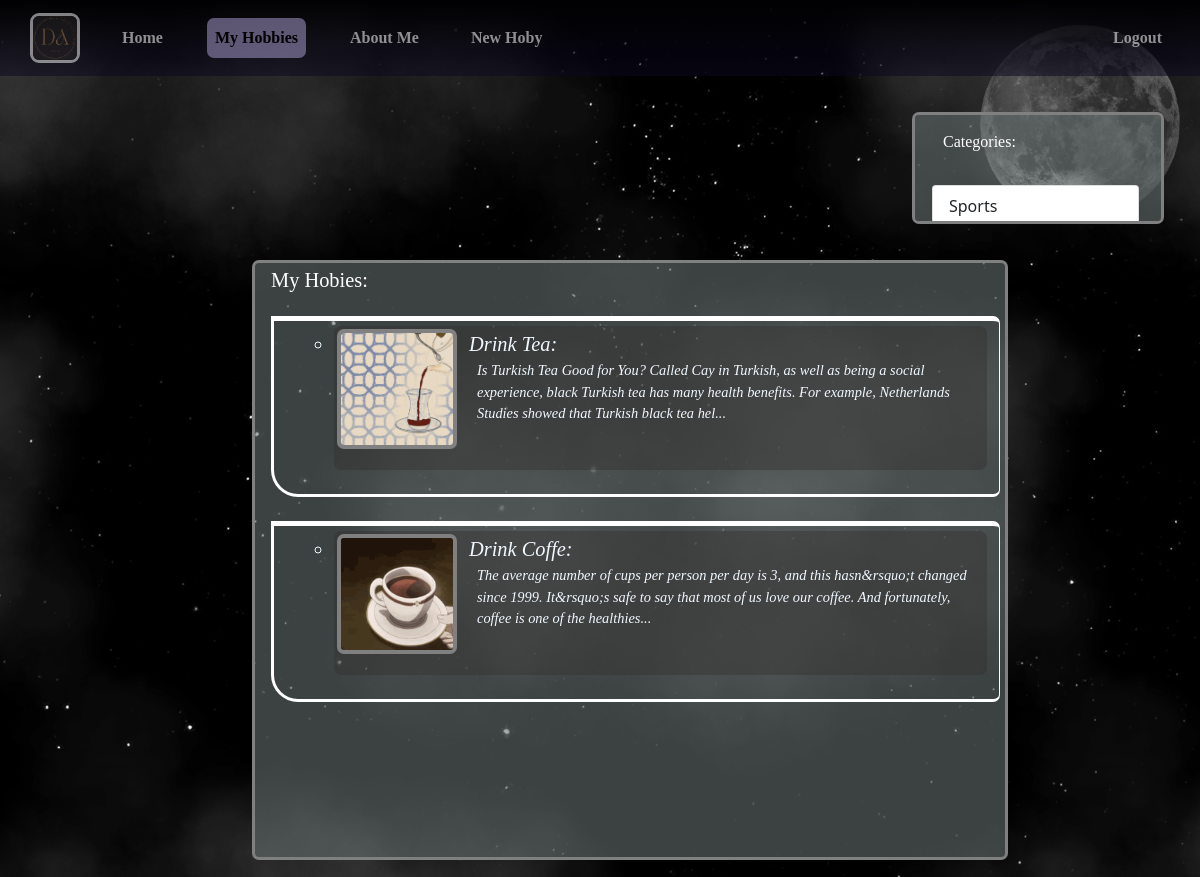
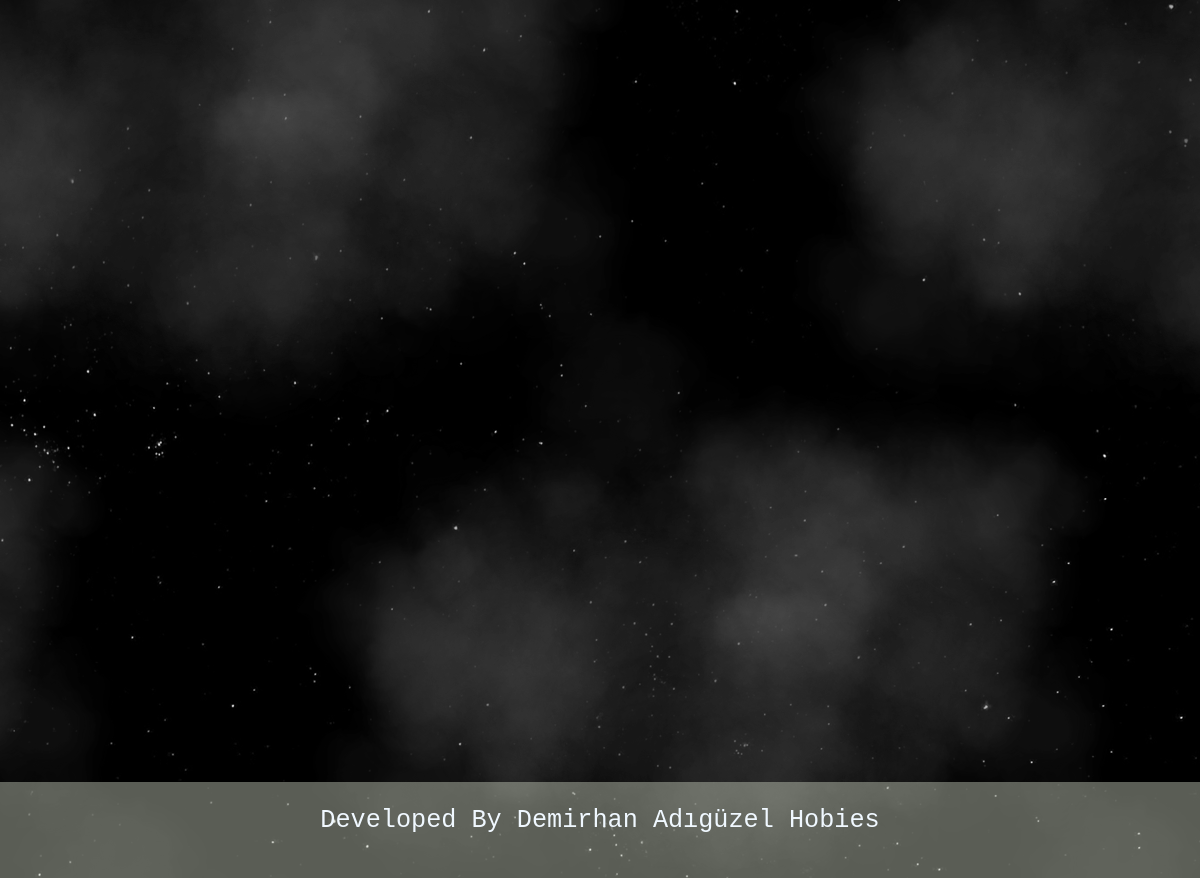
The page /category/drinks (signed in) on the database its author committed (2 pictures, top to bottom).
### blog/models.py (models this page shows, shortened)
class Categories(models.Model):
    name = models.CharField(max_length=255)
    yol= models.SlugField(null=False,blank=True, unique=True,db_index=True,editable=False)

class Hobies(models.Model):
    title = models.CharField(max_length=255)
    image = models.ImageField(upload_to="blog_images")
    description = RichTextField()
    is_showed=models.BooleanField(default=False)
    yol=models.SlugField(null=False,blank=True, unique=True,db_index=True,editable=False)
    kategori=models.ForeignKey(Categories,default=1,on_delete=models.CASCADE)

### blog/views.py (the view)
# urls.py: path("category/<slug:yol>", views.hobies_by_categories,name="hobies_by_categories"),
def hobies_by_categories(request ,yol):
    if not request.user.is_authenticated:
        return redirect("logout")
    context={
        "kullanilacakveriler":Hobies.objects.filter(is_showed=True,kategori__yol=yol),#kategori__yol models.py dosyasında hobieste belirttiğimiz kategori alanı ve __  başka bir alana geçtiğimiz bilgisini verir yol ise Categories Sınıfının nesnesidir.
        "kategoriler":Categories.objects.all(),
        "selected_kategori":yol,
        "active_page":"hobies",
    }
    return render(request,"blog/hobies.html",context)

### blog/templates/blog/hobies.html (shortened to what this page needs)
        {% extends "Base.html" %}
        {% load static %}
        {% block content %}
        <div class="kategoriler" id="information_scroll" style="background-color: rgba(104, 114, 114, 0.58); border:3px solid grey;">
            <h6 id="my_hobies" style="width:100%; margin-left:1rem;margin-top: 0.3rem; ">Categories:</h6>
            {% include "blog/bilesenler/_kategoriler.html" %}
        </div>
        <div class="information" id="information_scroll" style="background-color: rgba(104, 114, 114, 0.58); border:3px solid grey;">
            <h5 id="my_hobies" style="font-size:1.7vw; width:100%; margin-left:1rem;margin-top: 0.3rem; ">My Hobies:</h5>
            <ul id="hobies" style="padding-left: 1rem; padding-right: 0.3rem;">
                {% if kullanilacakveriler|length > 0 %}
                    {% for item in kullanilacakveriler %}
                            {% include "blog/bilesenler/_liste.html" %}
                    {% endfor %}
                {% endif %}
            </ul>
        </div>
        {% endblock content %}

### blog/templates/blog/bilesenler/_kategoriler.html
<div class="list-group" >
    {% for j in kategoriler %}
        {% if j.yol == selected_kategori %}
        <a class="list-group-item list-group-item-action active kategori_grubu" href="{% url "hobies_by_categories" j.yol %}">{{j.name|title}} </a>
        {% else %}
        <a class="list-group-item list-group-item-action kategori_grubu" href="{% url "hobies_by_categories" j.yol %}">{{j.name|title}} </a>
        {% endif %}
    {% endfor %}
</div>

### blog/templates/blog/bilesenler/_liste.html (shortened to what this page needs)
{% load static %}
{% if active_page == "hobies" %}
<div class="list_scroll" id="{{item.yol}}-{{item.id}}">
    <li class="hobies">
        <u style="margin-left:1vw;">
            {{item.title}}:
        </u>
        <a href="{% url "hoby_detail" item.yol item.id %}" >
        <img class="hobies_photos" src="{{item.image.url}}" alt="{{item.title}}">
        </a>
        <ul style="font-size:1.2vw; margin-left:9vw; list-style-type:none;margin-bottom:2vh;">
            <li>{{item.description|striptags|slice:"0:200"}}...</li>
        </ul>
    </li>
</div>
{% endif %}

### static/css/style.css (style rules this page uses)
body { width: 100vw; overflow-y: scroll; overflow-x: hidden; }
.list_scroll { border-top: 5px solid white; border-right: 1px solid white; border-bottom: 3px solid white; border-left: 3px solid white; border-top-right-radius: 7px; border-top-left-radius: -27px; border-bottom-right-radius: 7px; border-bottom-left-radius: 27px; height:auto; width: 100%; margin-bottom: 3vh; display: inline-block; padding-top: 5px; }
#hobies { list-style-type: circle; color:aliceblue; font-size: 1.7vw; font-style: italic; font-family: "papyrus",fantasy; }
u { text-decoration: none; }
.hobies { height: auto; width: 90%; background-color: rgba(51, 48, 48, 0.406); margin-bottom: 3vh; margin-right:10vw; margin-left: 5vw; min-height: 12vw; border-radius: 7px; padding:3px 3px 3px 3px; }
#my_hobies { font: optional; color: white; font-family:'Times New Roman', Times, serif; margin-bottom: 3vh; }
@media (min-width:221px) { .information { width: 63vw; margin-top: 27vh; margin-left:21vw; margin-right:21vw; z-index: 4; } }
@media (min-width:333px) { .information { width: 63vw; margin-top: 21vh; margin-left:21vw; margin-right:21vw; z-index: 4; } }
@media (min-width:400px) { .information { margin-top: 27vh; margin-left:23%; margin-right:23%; z-index: 4; } }
@media (min-width:571px) { .information { width:63vw; margin-top: 27vh; margin-left:21vw; margin-right:21vw; z-index: 4; } }
@media (min-width:721px) { .information { width:63vw; margin-top: 27vh; margin-left:21vw; margin-right:21vw; z-index: 4; } }
@media (min-width:821px) { .information { width:63vw; margin-top: 27vh; margin-left:21vw; margin-right:21vw; z-index: 4; } }
@media (min-width:1021px) { .information { width:63vw; margin-top: 27vh; margin-left:21vw; margin-right:21vw; z-index: 4; } }
#information_scroll { overflow-y: scroll; overflow-x: hidden; }
.information { border-radius: 7px; position: relative; height: 75vh; margin-bottom: 3rem; }
.kategori_grubu { width:auto; margin: 10px 10px 3px 5px; }
.kategoriler { border-radius: 7px; position: relative; height: 7rem; right: 0px; width: 21%; border: 3px solid #73AD21; float: right; z-index: 4; margin: 7rem 3% 3% 3%; padding: 1% 1% 1% 1% ; }
@media (min-width:1200px) { .information { width:63vw; margin-top: 21vh; margin-left:21vw; margin-right:21vw; z-index: 4; } }
.hobies_photos { border: 0.5vh solid grey; height: 10vw; width: 10vw; float: left; border-radius: 7px; }
a { color: #edebeb; border-radius: 7px; margin-left: 1.5vw; margin-right: 1.5vw; text-align: center; }
a::after { background-color: #661a757e; }

### rows shown on the page
Categories: name "Sports"
Hobies: title "Drink Tea", image (picture), description "Is Turkish Tea Good for You? Called Cay in Turkish, as well as being a social experience, black Turkish tea has many health benefits. For example, Netherlands Studies showed that Turkish black tea hel"
Hobies: title "Drink Coffe", image (picture), description "The average number of cups per person per day is 3, and this hasn&rsquo;t changed since 1999. It&rsquo;s safe to say that most of us love our coffee. And fortunately, coffee is one of the healthies"

### other values the page prints
{{ active_page|title }} "Hobies"
